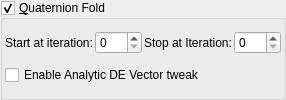
    <widget class="MyGroupBox" name="groupCheck_transf_function_enabled_false">
     <property name="title">
      <string>&amp;Quaternion Fold</string>
     </property>
     <property name="checkable">
      <bool>true</bool>
     </property>
     <layout class="QVBoxLayout" name="verticalLayout_10" stretch="0,0">
      <property name="spacing">
       <number>2</number>
      </property>
      <property name="leftMargin">
       <number>2</number>
      </property>
      <property name="topMargin">
       <number>2</number>
      </property>
      <property name="rightMargin">
       <number>2</number>
      </property>
      <property name="bottomMargin">
       <number>2</number>
      </property>
      <item>
       <layout class="QGridLayout" name="gridLayout_2">
        <property name="spacing">
         <number>2</number>
        </property>
        <item row="0" column="1">
         <widget class="MySpinBox" name="spinboxInt_transf_start_iterations_A">
          <property name="sizePolicy">
           <sizepolicy hsizetype="Minimum" vsizetype="Maximum">
            <horstretch>0</horstretch>
            <verstretch>0</verstretch>
           </sizepolicy>
          </property>
          <property name="minimum">
           <number>0</number>
          </property>
          <property name="maximum">
           <number>999</number>
          </property>
          <property name="value">
           <number>0</number>
          </property>
         </widget>
        </item>
        <item row="0" column="0">
         <widget class="QLabel" name="label_52">
          <property name="text">
           <string>Start at iteration:</string>
          </property>
         </widget>
        </item>
        <item row="0" column="2">
         <widget class="QLabel" name="label_53">
          <property name="text">
           <string>Stop at Iteration:</string>
          </property>
         </widget>
        </item>
        <item row="0" column="3">
         <widget class="MySpinBox" name="spinboxInt_transf_stop_iterations_A">
          <property name="sizePolicy">
           <sizepolicy hsizetype="Minimum" vsizetype="Maximum">
            <horstretch>0</horstretch>
            <verstretch>0</verstretch>
           </sizepolicy>
          </property>
          <property name="maximum">
           <number>999</number>
          </property>
         </widget>
        </item>
       </layout>
      </item>
      <item>
       <widget class="MyCheckBox" name="checkBox_analyticDE_enabled_false">
        <property name="text">
         <string>Enable Analytic DE Vector tweak</string>
        </property>
       </widget>
      </item>
     </layout>
    </widget>
